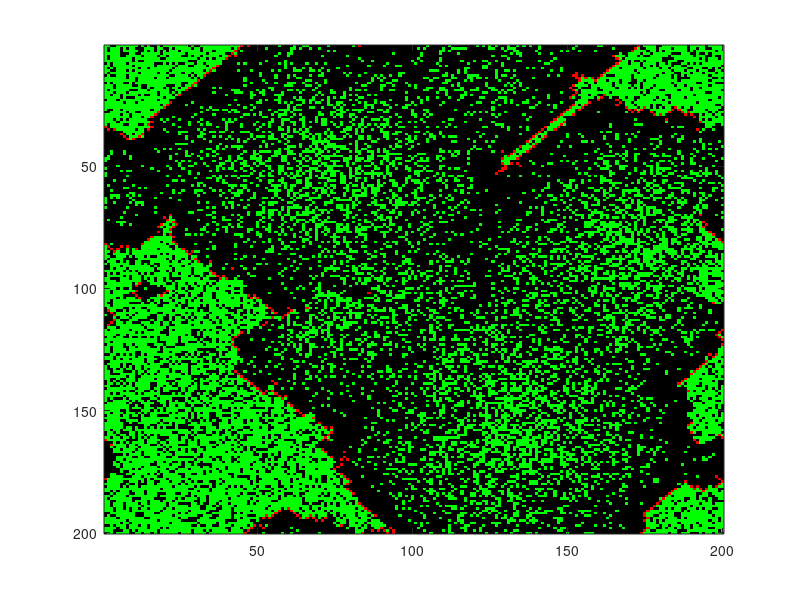

This figure's MATLAB source:
% Matlab example
n = 200;
Pltg = 5e-6;
Pgrw = 1e-2;
NW = [n 1:n-1];
SE = [2:n   1];
veg = zeros(n);
imh = image( cat(3,(veg==1),(veg==2),zeros(n)) );
for i=1:3000
    num =            (veg(NW,:)==1) + ...
        (veg(:,NW)==1)     +      (veg(:,SE)==1) + ...
                     (veg(SE,:)==1);

    veg = 2*( (veg==2) | (veg==0 & rand(n)<Pgrw) ) - ...
            ( (veg==2) & (num >0 | rand(n)<Pltg) );

    set(imh, 'cdata', cat(3,(veg==1),(veg==2),zeros(n)) );
    drawnow
end
